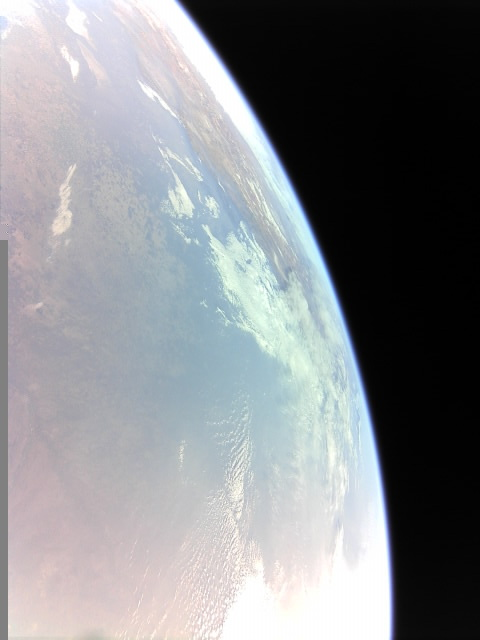
#> input picture DataSet/Input_Image/  Image_12.jpg, 480 x 640 px
$ python -i image_quality_detector.py   (imports and definitions only)   (older library calls are emulated)
#> lines starting #> are read from the running program, lines starting #| are printed output that depends on the picture; after the words box and inside, x2 and y2 are one past the last pixel; in counts of white or black regions, pixels touching at a corner belong together
import cv2
import numpy as np
from detector_config import THRESHOLDS, COLORS

"""
====================================================================
📋 SATELLITE IMAGE VISUAL STATE DETECTION FUNCTIONS
====================================================================

This module contains the main functions used to analyze the quality
or visual content of images captured by a space probe or satellite.

⚙️ Each function takes:
    - `gray` : grayscale version of the image
    - `image_color` : original color image for annotation

✅ Returns:
    - `True` if the condition is detected
    - Automatically annotates the color image with a label

🧩 Available functions:
--------------------------
- is_black_image()        → Detects a black image (almost all pixels black)
- is_sunburn_image()      → Detects overexposure (very bright pixels)
- is_earth_image()        → Detects Earth's presence via bright pixels
- is_horizon_image()      → Detects a circular horizon line
- is_space_image()        → Detects deep space image (very dark)
- is_blurry_image()       → Detects blurriness via Laplacian variance
- is_noisy_image()        → Detects digital noise (difference with denoised version)
"""

# ============================================================
# 📌 Black image detection
# Improved: uses adaptive thresholds and masks for more robust detection

# [37 lines left out: functions is_black_image, is_sunburn_image, is_earth_image, not called in this run]

# ============================================================
# 📌 Horizon detection

def fit_circle_least_squares(xs, ys):
    """
    Fits a circle to a set of 2D points using the least squares method.
    """
    A = np.c_[2*xs, 2*ys, np.ones(len(xs))]  # Construct the coefficient matrix A with 2x, 2y, and ones
    B = xs**2 + ys**2                        # Construct the independent term vector B as x² + y²
    sol, _, _, _ = np.linalg.lstsq(A, B, rcond=None)  # Solve the linear system A·sol = B using least squares
    cx, cy, c = sol                          # Extract the circle center coordinates and constant term
    radius = np.sqrt(c + cx**2 + cy**2)      # Compute the radius from the solution
    return int(cx), int(cy), int(radius)     # Return center coordinates and radius as integers

def detect_horizon_line(image_gray):
    """
    Detects the most plausible horizon arc in a grayscale image.
    """
    h, w = image_gray.shape  # Get image height and width

    blurred = cv2.GaussianBlur(image_gray, (5, 5), 0)  # Apply Gaussian blur to reduce noise

    edges = cv2.Canny(blurred, 50, 150)  # Apply Canny edge detection

    contours, _ = cv2.findContours(edges, cv2.RETR_EXTERNAL, cv2.CHAIN_APPROX_SIMPLE)  # Find external contours

    best_contour = None            # Initialize variable to store the best contour
    max_score = -1                 # Initialize max score for comparison

    for cnt in contours:          # Loop through all contours
        if len(cnt) < 30:
            continue              # Ignore small contours

        xs = cnt[:, 0, 0]         # Extract x-coordinates of the contour
        ys = cnt[:, 0, 1]         # Extract y-coordinates of the contour
        x, y, w_box, h_box = cv2.boundingRect(cnt)  # Get bounding box around the contour
        arc_len = cv2.arcLength(cnt, True)          # Compute the arc length (perimeter) of the contour

        if w_box < 100 or h_box < 100 or arc_len < 300:
            continue              # Skip small or short-length contours

        touches_border = (        # Check if the contour touches the border of the image
            x <= 5 or y <= 5 or
            x + w_box >= w - 5 or
            y + h_box >= h - 5
        )
        if not touches_border:
            continue              # Discard contours not touching the image borders

        score = w_box * h_box     # Score based on area of bounding box
        if score > max_score:
            max_score = score     # Update max score
            best_contour = cnt    # Store the best contour

    if best_contour is None:
        return None               # No valid contour found

    points = best_contour[:, 0, :]  # Extract point coordinates from contour
    xs = points[:, 0]               # x values of contour points
    ys = points[:, 1]               # y values of contour points
    cx, cy, radius = fit_circle_least_squares(xs, ys)  # Fit a circle to the points

    dists = np.sqrt((xs - cx)**2 + (ys - cy)**2)  # Compute distances from each point to the circle center
    error = np.abs(dists - radius)               # Compute fitting error
    mean_error = np.mean(error)                  # Compute average fitting error

    if mean_error > 15:       # Reject if fit is not accurate
        return None
    if radius < 100:          # Reject if the circle is too small to be the Earth
        return None
    if abs(cx - w // 2) < w * 0.25 and abs(cy - h // 2) < h * 0.25:
        return None           # Reject if center is too close to image center (likely full Earth disk)

    return cx, cy, radius     # Return valid circle parameters

# [109 lines left out: functions is_horizon_image, is_space_image, is_blurry_image, is_noisy_image, not called in this run]

>>> import cv2
>>> picture = cv2.imread('../DataSet/Input_Image/  Image_12.jpg', cv2.IMREAD_GRAYSCALE)
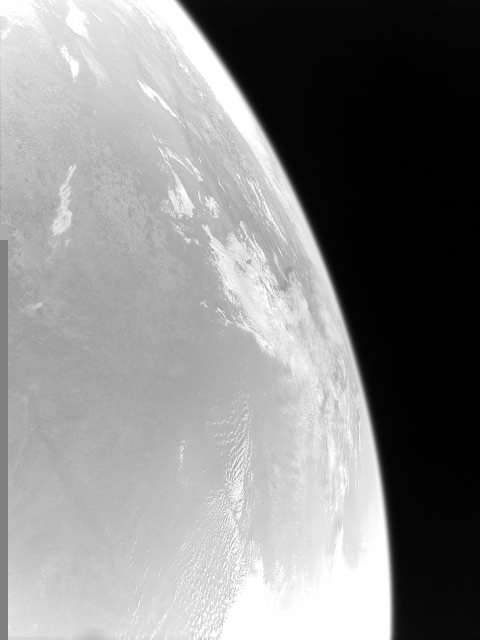
#> picture: shape (640, 480); min 0, max 255, mean 136.5
>>> result = detect_horizon_line(picture)
#> in detect_horizon_line, `edges = cv2.Canny(blurred, 50, 150)`:
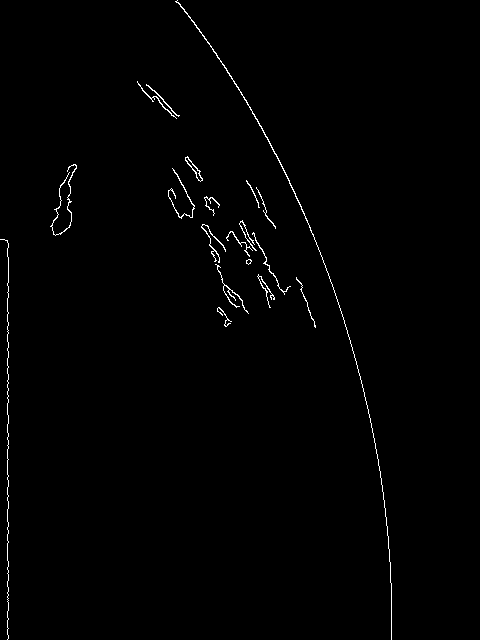
#> edges: shape (640, 480); 0.86% white in thin lines or dots, all inside (x1, y1, x2, y2) = (0, 0, 392, 640)
#> in detect_horizon_line, `contours, _ = cv2.findContours(edges, cv2.RETR_EXTERNAL, cv2.CHAIN_APP..`: contours = 19 contours, 8 with area under 20; largest, box (x1, y1, x2, y2) and area: (175, 0, 392, 640) 120, (185, 156, 203, 182) 106, (50, 164, 77, 236) 45, (168, 168, 195, 219) 40, (201, 224, 226, 263) 39
#> the loop in detect_horizon_line, `for cnt in contours:` made 19 passes
#> (x, y, w_box, h_box, arc_len, touches_border, score, max_score) on pass 19: (175, 0, 217, 640, 1459.5, True, 138880, 138880)
#> (x, y, w_box, h_box, arc_len) on passes 1, 2, 3, 4, 6, 7: (217, 307, 15, 20, 93.64), (296, 277, 20, 51, 119.9), (257, 274, 18, 34, 153.4), (215, 264, 34, 50, 231.1), (0, 239, 9, 401, 876.9), (252, 232, 39, 63, 182.1)
#> after the loop in detect_horizon_line, `for cnt in contours:`: best_contour = contour of 683 points, box (x1, y1, x2, y2) (175, 0, 392, 640), area 120; max_score = 138880
#> in detect_horizon_line, `points = best_contour[:, 0, :]`: points = 683 pairs, first value 175 to 391, second value 0 to 639
#> in detect_horizon_line, `xs = points[:, 0]`: xs = 683 values, max 391 at index 341, min 175 at index 2, mean 301.1
#> in detect_horizon_line, `ys = points[:, 1]`: ys = 683 values, max 639 at index 342, min 0 at index 0, mean 236
#> in fit_circle_least_squares, `A = np.c_[2*xs, 2*ys, np.ones(len(xs))]`: A = 683 rows, first 8: [354, 0, 1], [352, 2, 1], [350, 2, 1], [352, 4, 1], [354, 4, 1], [360, 10, 1], [360, 12, 1], [368, 20, 1]
#> in fit_circle_least_squares, `B = xs**2 + ys**2`: B = 683 values, max 561202 at index 342, min 30626 at index 2, mean 169509.8
#> in fit_circle_least_squares, `sol, _, _, _ = np.linalg.lstsq(A, B, rcond=None)`: sol = [-642.5, 630.9, 258596]
#> in fit_circle_least_squares, `cx, cy, c = sol`: cx = -642.5; cy = 630.9; c = 258596
#> in fit_circle_least_squares, `radius = np.sqrt(c + cx**2 + cy**2)`: radius = 1034.1
#> in detect_horizon_line, `cx, cy, radius = fit_circle_least_squares(xs, ys)`: cx = -642; cy = 630; radius = 1034
#> in detect_horizon_line, `dists = np.sqrt((xs - cx)**2 + (ys - cy)**2)`: dists = 683 values, max 1034.3 at index 319, min 1031.1 at index 2, mean 1033.3
#> in detect_horizon_line, `error = np.abs(dists - radius)`: error = 683 values, max 2.92 at index 2, min 0.000484 at index 549, mean 0.688
#> in detect_horizon_line, `mean_error = np.mean(error)`: mean_error = 0.688
#> result = (-642, 630, 1034)

$ run again, on DataSet/Input_Image/  Image_158.jpg
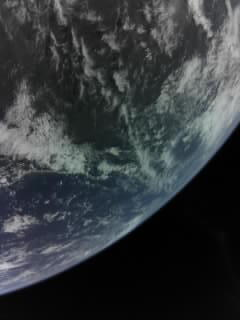
#> input picture DataSet/Input_Image/  Image_158.jpg, 240 x 320 px
#> in detect_horizon_line, `blurred = cv2.GaussianBlur(image_gray, (5, 5), 0)`:
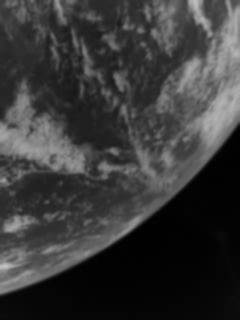
#> blurred: shape (320, 240); min 1, max 193, mean 56.5
#> in detect_horizon_line, `edges = cv2.Canny(blurred, 50, 150)`:
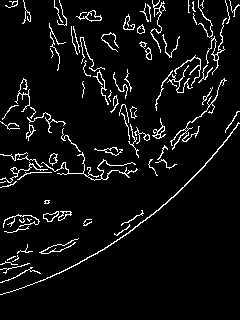
#> edges: shape (320, 240); 5.9% white in thin lines or dots
#> contours = 87 contours, 67 with area under 20; largest, box (x1, y1, x2, y2) and area: (0, 122, 240, 295) 146, (76, 10, 102, 22) 102, (43, 211, 59, 222) 82, (41, 152, 138, 181) 63, (152, 118, 166, 139) 61
#> the loop in detect_horizon_line, `for cnt in contours:` made 87 passes
#> (x, y, w_box, h_box, arc_len, touches_border, score, max_score) on pass 36: (0, 122, 240, 173, 631.6, True, 41520, 41520)
#> after the loop in detect_horizon_line, `for cnt in contours:`: best_contour = contour of 280 points, box (x1, y1, x2, y2) (0, 122, 240, 295), area 146; max_score = 41520
#> points = 280 pairs, first value 0 to 239, second value 122 to 294
#> xs = 280 values, max 239 at index 279, min 0 at index 140, mean 100.4
#> ys = 280 values, max 294 at index 139, min 122 at index 0, mean 241.5
#> A = 280 rows, first 8: [476, 244, 1], [474, 246, 1], [474, 248, 1], [472, 250, 1], [472, 252, 1], [466, 258, 1], [466, 260, 1], [460, 266, 1]
#> B = 280 values, max 86440 at index 139, min 68050 at index 24, mean 75078.3
#> sol = [-131.8, -138.4, 168423.8]
#> in fit_circle_least_squares, `cx, cy, c = sol`: cx = -131.8; cy = -138.4; c = 168423.8
#> in fit_circle_least_squares, `radius = np.sqrt(c + cx**2 + cy**2)`: radius = 452.7
#> in detect_horizon_line, `cx, cy, radius = fit_circle_least_squares(xs, ys)`: cx = -131; cy = -138; radius = 452
#> dists = 280 values, max 452.8 at index 183, min 450.6 at index 36, mean 451.9
#> error = 280 values, max 1.4 at index 36, min 0.00111 at index 8, mean 0.361
#> mean_error = 0.361
#> result = (-131, -138, 452)

$ run again, on DataSet/Input_Image/  Image_172.jpg
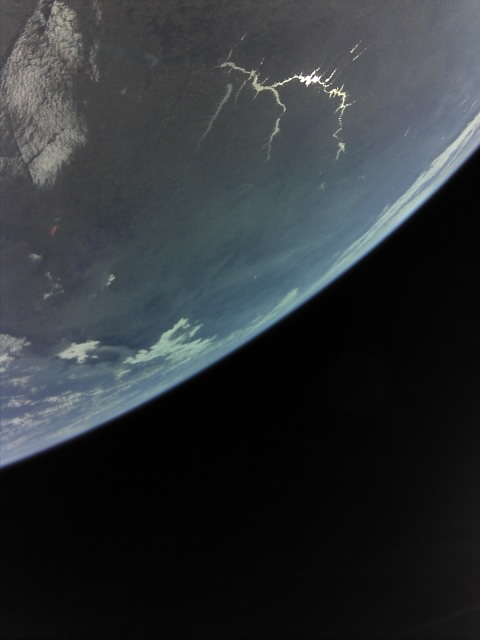
#> input picture DataSet/Input_Image/  Image_172.jpg, 480 x 640 px
#> `picture = cv2.imread('../DataSet/Input_Image/  Image_12.jpg', cv2.IMRE..`:
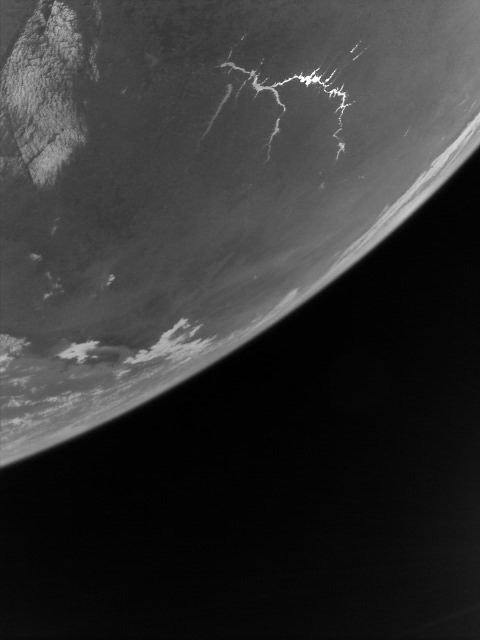
#> picture: shape (640, 480); min 0, max 255, mean 50.6
#> in detect_horizon_line, `edges = cv2.Canny(blurred, 50, 150)`:
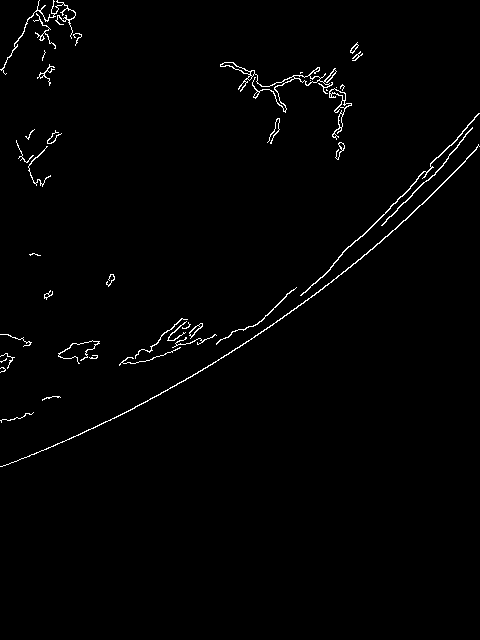
#> edges: shape (640, 480); 1.3% white in thin lines or dots, all inside (x1, y1, x2, y2) = (0, 0, 480, 467)
#> contours = 40 contours, 24 with area under 20; largest, box (x1, y1, x2, y2) and area: (220, 62, 337, 113) 439, (0, 144, 480, 467) 282, (329, 88, 352, 140) 207, (300, 113, 480, 296) 168, (0, 0, 76, 75) 85
#> the loop in detect_horizon_line, `for cnt in contours:` made 40 passes
#> (x, y, w_box, h_box, arc_len, touches_border, score, max_score) on pass 20: (0, 144, 480, 323, 1229.7, True, 155040, 155040)
#> after the loop in detect_horizon_line, `for cnt in contours:`: best_contour = contour of 582 points, box (x1, y1, x2, y2) (0, 144, 480, 467), area 282; max_score = 155040
#> points = 582 pairs, first value 0 to 479, second value 144 to 466
#> xs = 582 values, max 479 at index 580, min 0 at index 291, mean 181.5
#> ys = 582 values, max 466 at index 290, min 144 at index 0, mean 372.9
#> A = 582 rows, first 8: [956, 288, 1], [956, 290, 1], [952, 294, 1], [952, 296, 1], [932, 316, 1], [932, 318, 1], [840, 410, 1], [838, 410, 1]
#> B = 582 values, max 250757 at index 580, min 176201 at index 97, mean 190334.6
#> sol = [-441.1, -708, 878481.5]
#> in fit_circle_least_squares, `cx, cy, c = sol`: cx = -441.1; cy = -708; c = 878481.5
#> in fit_circle_least_squares, `radius = np.sqrt(c + cx**2 + cy**2)`: radius = 1254.7
#> in detect_horizon_line, `cx, cy, radius = fit_circle_least_squares(xs, ys)`: cx = -441; cy = -708; radius = 1254
#> dists = 582 values, max 1255.7 at index 570, min 1253.2 at index 0, mean 1254.7
#> error = 582 values, max 1.75 at index 570, min 0.000399 at index 59, mean 0.683
#> mean_error = 0.683
#> result = (-441, -708, 1254)

$ run again, on DataSet/Input_Image/  Image_173.jpg
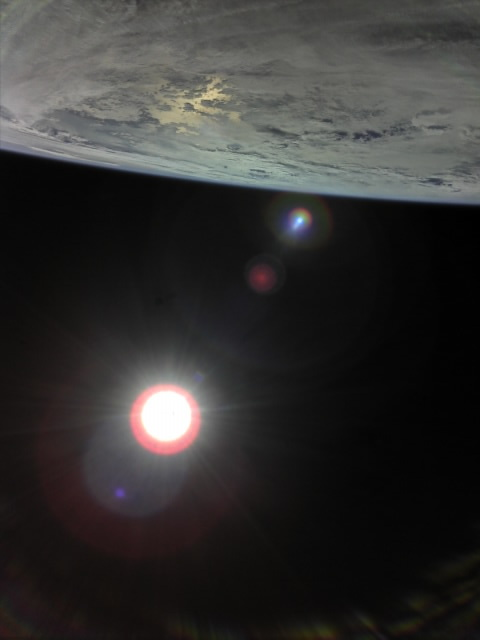
#> input picture DataSet/Input_Image/  Image_173.jpg, 480 x 640 px
#> in detect_horizon_line, `edges = cv2.Canny(blurred, 50, 150)`:
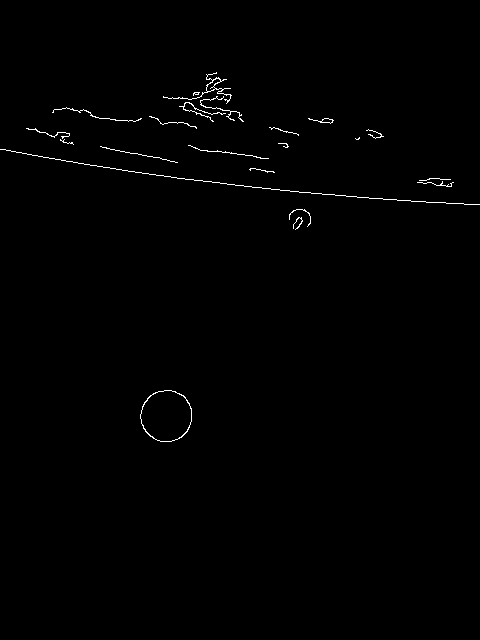
#> edges: shape (640, 480); 0.6% white in thin lines or dots, all inside (x1, y1, x2, y2) = (0, 72, 480, 442)
#> contours = 22 contours, 19 with area under 20; largest, box (x1, y1, x2, y2) and area: (140, 390, 192, 442) 2066, (163, 72, 232, 104) 114, (308, 118, 334, 124) 41
#> the loop in detect_horizon_line, `for cnt in contours:` made 22 passes
#> (x, y, w_box, h_box, arc_len) on passes 1, 3, 4, 7, 8, 9, 13, 14: (140, 390, 52, 52, 170.6), (289, 209, 22, 18, 87.01), (417, 181, 37, 6, 95.36), (0, 149, 480, 56, 1003.6), (100, 146, 78, 17, 167.3), (188, 145, 81, 14, 173.3), (366, 129, 18, 10, 72.77), (26, 128, 44, 11, 122.7)
#> after the loop in detect_horizon_line, `for cnt in contours:`: max_score = -1
